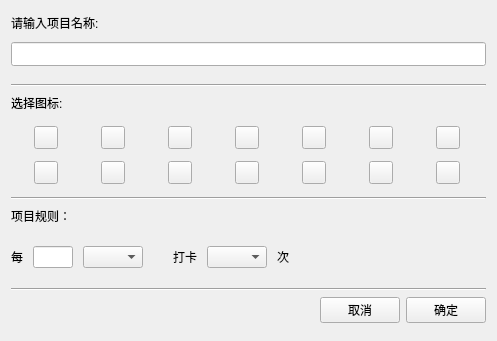
<?xml version="1.0" encoding="UTF-8"?>
<ui version="4.0">
 <class>NewHabitForm</class>
 <widget class="QWidget" name="NewHabitForm">
  <property name="geometry">
   <rect>
    <x>0</x>
    <y>0</y>
    <width>497</width>
    <height>341</height>
   </rect>
  </property>
  <property name="windowTitle">
   <string>Form</string>
  </property>
  <layout class="QVBoxLayout" name="verticalLayout_2">
   <property name="topMargin">
    <number>10</number>
   </property>
   <property name="bottomMargin">
    <number>8</number>
   </property>
   <item>
    <widget class="QLabel" name="nameLabel">
     <property name="enabled">
      <bool>true</bool>
     </property>
     <property name="maximumSize">
      <size>
       <width>16777215</width>
       <height>26</height>
      </size>
     </property>
     <property name="styleSheet">
      <string notr="true"/>
     </property>
     <property name="text">
      <string>请输入项目名称:</string>
     </property>
    </widget>
   </item>
   <item>
    <layout class="QVBoxLayout" name="verticalLayout">
     <property name="spacing">
      <number>18</number>
     </property>
     <item>
      <widget class="QLineEdit" name="nameLineEdit">
       <property name="minimumSize">
        <size>
         <width>0</width>
         <height>24</height>
        </size>
       </property>
      </widget>
     </item>
     <item>
      <widget class="Line" name="topHorizontalLine">
       <property name="orientation">
        <enum>Qt::Horizontal</enum>
       </property>
      </widget>
     </item>
    </layout>
   </item>
   <item>
    <widget class="QLabel" name="colorLabel">
     <property name="maximumSize">
      <size>
       <width>16777215</width>
       <height>20</height>
      </size>
     </property>
     <property name="styleSheet">
      <string notr="true"/>
     </property>
     <property name="text">
      <string>选择图标:</string>
     </property>
    </widget>
   </item>
   <item>
    <widget class="QWidget" name="iconWidget" native="true">
     <layout class="QGridLayout" name="gridLayout">
      <property name="leftMargin">
       <number>0</number>
      </property>
      <property name="topMargin">
       <number>0</number>
      </property>
      <property name="rightMargin">
       <number>0</number>
      </property>
      <property name="bottomMargin">
       <number>0</number>
      </property>
      <property name="horizontalSpacing">
       <number>20</number>
      </property>
      <property name="verticalSpacing">
       <number>5</number>
      </property>
      <item row="0" column="3">
       <widget class="QToolButton" name="toolButton_7">
        <property name="text">
         <string/>
        </property>
        <property name="checkable">
         <bool>true</bool>
        </property>
       </widget>
      </item>
      <item row="0" column="6">
       <widget class="QToolButton" name="toolButton_8">
        <property name="text">
         <string/>
        </property>
        <property name="checkable">
         <bool>true</bool>
        </property>
       </widget>
      </item>
      <item row="0" column="0">
       <widget class="QToolButton" name="toolButton_2">
        <property name="text">
         <string/>
        </property>
        <property name="checkable">
         <bool>true</bool>
        </property>
       </widget>
      </item>
      <item row="0" column="4">
       <widget class="QToolButton" name="toolButton_6">
        <property name="text">
         <string/>
        </property>
        <property name="checkable">
         <bool>true</bool>
        </property>
       </widget>
      </item>
      <item row="0" column="5">
       <widget class="QToolButton" name="toolButton_5">
        <property name="text">
         <string/>
        </property>
        <property name="checkable">
         <bool>true</bool>
        </property>
       </widget>
      </item>
      <item row="0" column="1">
       <widget class="QToolButton" name="toolButton_3">
        <property name="text">
         <string/>
        </property>
        <property name="checkable">
         <bool>true</bool>
        </property>
       </widget>
      </item>
      <item row="0" column="2">
       <widget class="QToolButton" name="toolButton_4">
        <property name="text">
         <string/>
        </property>
        <property name="checkable">
         <bool>true</bool>
        </property>
       </widget>
      </item>
      <item row="1" column="0">
       <widget class="QToolButton" name="toolButton">
        <property name="text">
         <string/>
        </property>
        <property name="checkable">
         <bool>true</bool>
        </property>
       </widget>
      </item>
      <item row="1" column="1">
       <widget class="QToolButton" name="toolButton_9">
        <property name="text">
         <string/>
        </property>
        <property name="checkable">
         <bool>true</bool>
        </property>
       </widget>
      </item>
      <item row="1" column="2">
       <widget class="QToolButton" name="toolButton_10">
        <property name="text">
         <string/>
        </property>
        <property name="checkable">
         <bool>true</bool>
        </property>
       </widget>
      </item>
      <item row="1" column="3">
       <widget class="QToolButton" name="toolButton_11">
        <property name="text">
         <string/>
        </property>
        <property name="checkable">
         <bool>true</bool>
        </property>
       </widget>
      </item>
      <item row="1" column="4">
       <widget class="QToolButton" name="toolButton_12">
        <property name="text">
         <string/>
        </property>
        <property name="checkable">
         <bool>true</bool>
        </property>
       </widget>
      </item>
      <item row="1" column="5">
       <widget class="QToolButton" name="toolButton_13">
        <property name="text">
         <string/>
        </property>
        <property name="checkable">
         <bool>true</bool>
        </property>
       </widget>
      </item>
      <item row="1" column="6">
       <widget class="QToolButton" name="toolButton_14">
        <property name="text">
         <string/>
        </property>
        <property name="checkable">
         <bool>true</bool>
        </property>
       </widget>
      </item>
     </layout>
    </widget>
   </item>
   <item>
    <widget class="Line" name="middleHorizontalLine">
     <property name="orientation">
      <enum>Qt::Horizontal</enum>
     </property>
    </widget>
   </item>
   <item>
    <widget class="QLabel" name="ruleLabel">
     <property name="maximumSize">
      <size>
       <width>16777215</width>
       <height>20</height>
      </size>
     </property>
     <property name="text">
      <string>项目规则：</string>
     </property>
    </widget>
   </item>
   <item>
    <widget class="QWidget" name="ruleWidget" native="true">
     <property name="maximumSize">
      <size>
       <width>16777215</width>
       <height>50</height>
      </size>
     </property>
     <layout class="QHBoxLayout" name="horizontalLayout_2">
      <property name="spacing">
       <number>10</number>
      </property>
      <property name="leftMargin">
       <number>0</number>
      </property>
      <property name="topMargin">
       <number>10</number>
      </property>
      <property name="rightMargin">
       <number>0</number>
      </property>
      <property name="bottomMargin">
       <number>10</number>
      </property>
      <item>
       <widget class="QLabel" name="everyLabel">
        <property name="text">
         <string>每</string>
        </property>
       </widget>
      </item>
      <item>
       <widget class="QLineEdit" name="perLineEdit">
        <property name="maximumSize">
         <size>
          <width>40</width>
          <height>16777215</height>
         </size>
        </property>
       </widget>
      </item>
      <item>
       <widget class="QComboBox" name="periodComboBox">
        <property name="maximumSize">
         <size>
          <width>60</width>
          <height>16777215</height>
         </size>
        </property>
       </widget>
      </item>
      <item>
       <spacer name="horizontalSpacer_3">
        <property name="orientation">
         <enum>Qt::Horizontal</enum>
        </property>
        <property name="sizeType">
         <enum>QSizePolicy::Fixed</enum>
        </property>
        <property name="sizeHint" stdset="0">
         <size>
          <width>20</width>
          <height>20</height>
         </size>
        </property>
       </spacer>
      </item>
      <item>
       <widget class="QLabel" name="checkinLabel">
        <property name="text">
         <string>打卡</string>
        </property>
       </widget>
      </item>
      <item>
       <widget class="QComboBox" name="timesComboBox">
        <property name="maximumSize">
         <size>
          <width>60</width>
          <height>16777215</height>
         </size>
        </property>
       </widget>
      </item>
      <item>
       <widget class="QLabel" name="timesLabel">
        <property name="text">
         <string>次</string>
        </property>
       </widget>
      </item>
      <item>
       <spacer name="horizontalSpacer_2">
        <property name="orientation">
         <enum>Qt::Horizontal</enum>
        </property>
        <property name="sizeHint" stdset="0">
         <size>
          <width>40</width>
          <height>10</height>
         </size>
        </property>
       </spacer>
      </item>
     </layout>
    </widget>
   </item>
   <item>
    <widget class="Line" name="bottomHorizontalLine">
     <property name="orientation">
      <enum>Qt::Horizontal</enum>
     </property>
    </widget>
   </item>
   <item>
    <layout class="QHBoxLayout" name="horizontalLayout">
     <property name="bottomMargin">
      <number>10</number>
     </property>
     <item>
      <spacer name="horizontalSpacer">
       <property name="orientation">
        <enum>Qt::Horizontal</enum>
       </property>
       <property name="sizeHint" stdset="0">
        <size>
         <width>40</width>
         <height>20</height>
        </size>
       </property>
      </spacer>
     </item>
     <item>
      <widget class="QLabel" name="warningLabel">
       <property name="text">
        <string/>
       </property>
      </widget>
     </item>
     <item>
      <widget class="QPushButton" name="cancleBtn">
       <property name="text">
        <string>取消</string>
       </property>
      </widget>
     </item>
     <item>
      <widget class="QPushButton" name="okBtn">
       <property name="styleSheet">
        <string notr="true"/>
       </property>
       <property name="text">
        <string>确定</string>
       </property>
      </widget>
     </item>
    </layout>
   </item>
  </layout>
 </widget>
 <resources/>
 <connections/>
</ui>
